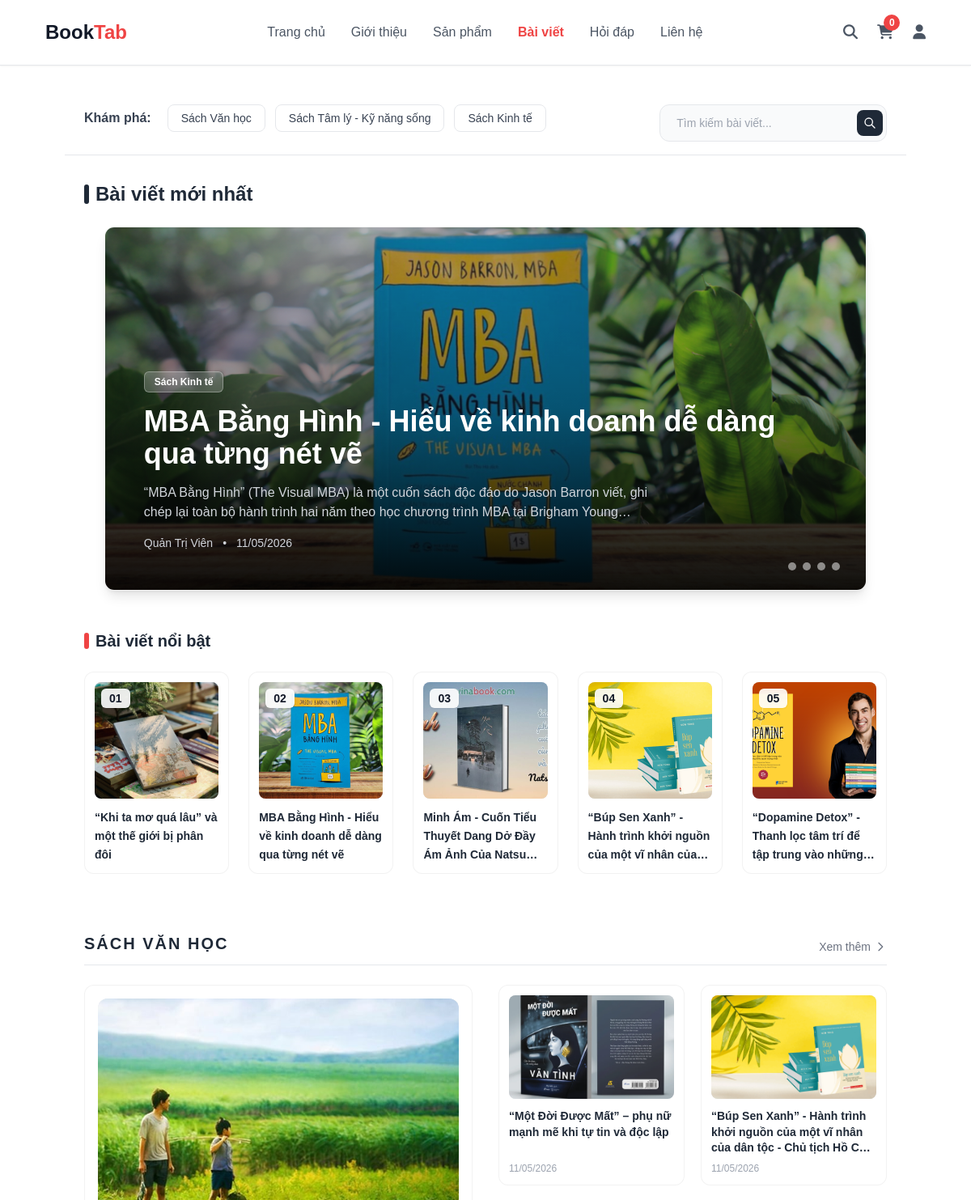
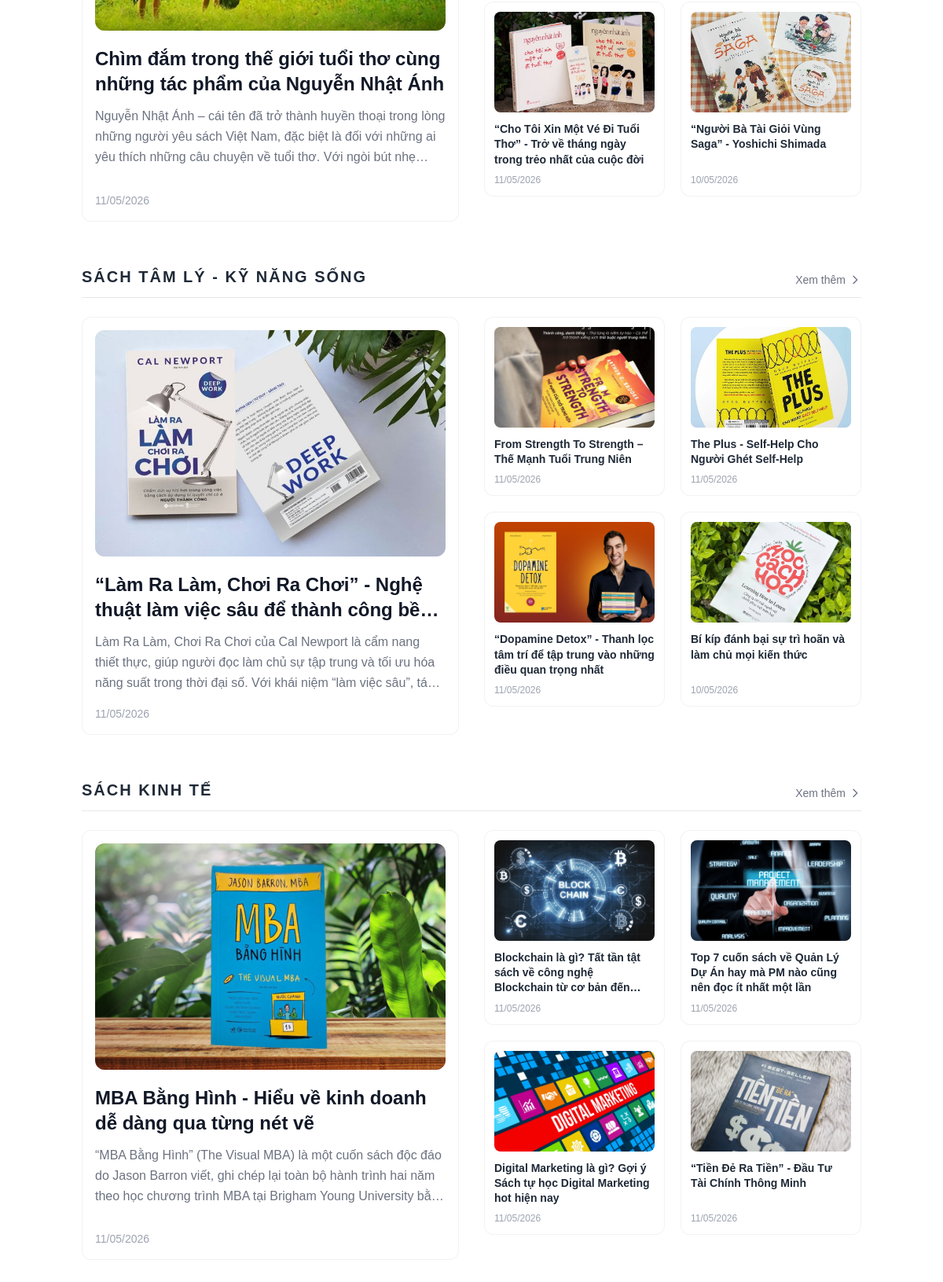
/public/bai-viet, run on the app's committed database (2 pictures, top to bottom).
### tables this page shows
CREATE TABLE loai_bai_viet (
    ma_loai BIGINT AUTO_INCREMENT PRIMARY KEY,
    ten_loai VARCHAR(255) NOT NULL,
    slug VARCHAR(255) UNIQUE,
    trang_thai VARCHAR(50) DEFAULT 'active',
    loai_cha BIGINT,
    FOREIGN KEY (loai_cha) REFERENCES loai_bai_viet(ma_loai) ON DELETE SET NULL
);

CREATE TABLE bai_viet (
    ma_bai_viet BIGINT AUTO_INCREMENT PRIMARY KEY,
    tieu_de VARCHAR(255) NOT NULL,
    tom_tat TEXT,
    noi_dung TEXT NOT NULL,
    thumbnail_url VARCHAR(500),
    luot_xem INT DEFAULT 0,
    trang_thai VARCHAR(50) DEFAULT 'ban_nhap',
    ngay_dang DATETIME DEFAULT CURRENT_TIMESTAMP,
    ngay_cap_nhat DATETIME DEFAULT CURRENT_TIMESTAMP ON UPDATE CURRENT_TIMESTAMP,
    slug VARCHAR(255) UNIQUE,
    ma_loai BIGINT,
    administrator_userid BIGINT NOT NULL,
    FOREIGN KEY (ma_loai) REFERENCES loai_bai_viet(ma_loai) ON DELETE SET NULL,
    FOREIGN KEY (administrator_userid) REFERENCES administrator(userid) ON DELETE CASCADE
);

### app/views/pages/News.php (the view, shortened to what the rows shown need)
<?php
$latestNews = $latestNews ?? [];
$trendingNews = $trendingNews ?? [];
$categoriesWithNews = $categoriesWithNews ?? [];
if (!function_exists('booktab_news_thumbnail_url')) {
    function booktab_news_thumbnail_url($thumbnailUrl) {
        $thumbnailUrl = trim((string) $thumbnailUrl);
        $thumbnailUrl = str_replace('\\', '/', $thumbnailUrl);
        $thumbnailUrl = ltrim($thumbnailUrl, '/');
        return BASE_URL . '/public/' . $thumbnailUrl;
    }
}
?>
<div
    id="discoverBar"
    class="mb-8 bg-white/80 backdrop-blur-md border-b border-gray-200 relative z-40"
>
    <section class="max-w-7xl mx-auto px-4 sm:px-6 py-4">
        <div class="grid grid-cols-1 lg:grid-cols-10 gap-6 items-start">
            <div class="lg:col-span-7">
                <div class="flex flex-wrap items-center gap-3">
                    <?php if (!empty($categoriesWithNews)): ?>
                        <?php foreach ($categoriesWithNews as $cat): ?>
                            <a
                                href="#<?php echo htmlspecialchars($cat['slug'] ?? ('category-' . $cat['ma_loai']), ENT_QUOTES, 'UTF-8'); ?>"
                                class="px-4 py-1.5 rounded-lg flex items-center gap-2 hover:bg-gray-100 transition-colors group cursor-pointer border border-gray-200 bg-white"
                            >
                                <span class="font-medium text-sm text-gray-700">
                                    <?php echo htmlspecialchars($cat['ten_loai']); ?>
                                </span>
                            </a>
                        <?php endforeach; ?>
                    <?php endif; ?>
                </div>
            </div>
        </div>
    </section>
</div>
<section class="mb-12 max-w-7xl mx-auto px-4 sm:px-6">
    <h2 class="text-2xl font-bold text-gray-800 mb-6 flex items-center gap-2">
        <span class="w-1.5 h-6 bg-gray-800 rounded-full"></span>
        Bài viết mới nhất
    </h2>
    <div
        class="relative w-full lg:w-[95%] mx-auto h-[450px] rounded-2xl overflow-hidden group shadow-lg news-card"
    >
        <div id="sliderContainer" class="relative w-full h-full">
            <?php if (!empty($latestNews)): ?>
                <?php foreach ($latestNews as $index => $news): ?>
                    <?php
                        $slug = urlencode($news['slug'] ?? '');
                        $detailUrl = BASE_URL . "/public/bai-viet/{$slug}";
                        $jsAction = "window.location='" . $detailUrl . "'";
                    ?>
                    <article
                        class="slide absolute inset-0 transition-opacity duration-700 ease-in-out
                            <?php echo $index === 0 ? 'opacity-100 z-20' : 'opacity-0 z-10'; ?>
                            cursor-pointer"
                        onclick="<?php echo htmlspecialchars($jsAction, ENT_QUOTES, 'UTF-8'); ?>"
                    >
                        <?php if (!empty($news['thumbnail_url'])): ?>
                            <img
                                src="<?php echo htmlspecialchars(booktab_news_thumbnail_url($news['thumbnail_url']), ENT_QUOTES, 'UTF-8'); ?>"
                                alt="<?php echo htmlspecialchars($news['tieu_de']); ?>"
                                class="absolute inset-0 w-full h-full object-cover opacity-70"
                            >
                        <?php endif; ?>
                        <div class="absolute inset-0 bg-gradient-to-t from-black/90 via-black/30 to-transparent"></div>
                        <div class="absolute bottom-0 left-0 w-full p-8 md:p-12 text-white">
                            <span class="inline-block px-3 py-1 bg-white/20 backdrop-blur text-xs font-semibold rounded-md mb-4 border border-white/30">
                                <?php echo htmlspecialchars($news['ten_loai'] ?? 'Tin tức'); ?>
                            </span>
                            <h3 class="text-3xl md:text-4xl font-bold mb-4 leading-tight">
                                <?php echo htmlspecialchars($news['tieu_de']); ?>
                            </h3>
                            <p class="text-gray-300 text-sm md:text-base line-clamp-2 mb-4 w-3/4">
                                <?php echo htmlspecialchars($news['tom_tat'] ?? ''); ?>
                            </p>
                            <div class="text-sm text-gray-300 flex items-center gap-3 font-medium">
                                <span>
                                    <?php echo htmlspecialchars($news['ho_ten'] ?? 'BookTab'); ?>
                                </span>
                                <span>•</span>
                                <span>
                                    <?php echo date('d/m/Y', strtotime($news['ngay_dang'] ?? 'now')); ?>
                                </span>
                            </div>
                        </div>
                    </article>
                <?php endforeach; ?>
            <?php endif; ?>
        </div>
    </div>
</section>
<section class="mb-14 max-w-7xl mx-auto px-4 sm:px-6">
    <div class="flex items-center justify-between mb-6">
        <h2 class="text-xl font-bold text-gray-800 flex items-center gap-2">
            <span class="w-1.5 h-5 bg-red-500 rounded-full"></span>
            Bài viết nổi bật
        </h2>
    </div>
    <div class="flex overflow-x-auto hide-scroll snap-x gap-6 pb-4 lg:grid lg:grid-cols-5 lg:overflow-visible">
        <?php if (!empty($trendingNews)): ?>
            <?php foreach ($trendingNews as $index => $news): ?>
                <?php
                    $slug = urlencode($news['slug'] ?? '');
                    $detailUrl = BASE_URL . "/public/bai-viet/{$slug}";
                    $jsAction = "window.location='" . $detailUrl . "'";
                ?>
                <article
                    class="snap-start shrink-0 w-[240px] lg:w-auto cursor-pointer group wave-glass news-card p-3"
                    onclick="<?php echo htmlspecialchars($jsAction, ENT_QUOTES, 'UTF-8'); ?>"
                >
                    <div class="relative h-36 bg-gray-200 rounded-lg mb-3 overflow-hidden">
                        <?php if (!empty($news['thumbnail_url'])): ?>
                            <img
                                src="<?php echo htmlspecialchars(booktab_news_thumbnail_url($news['thumbnail_url']), ENT_QUOTES, 'UTF-8'); ?>"
                                alt="<?php echo htmlspecialchars($news['tieu_de']); ?>"
                                class="w-full h-full object-cover"
                            >
                        <?php endif; ?>
                        <div class="absolute top-2 left-2 bg-white/90 backdrop-blur text-gray-900 font-bold text-sm px-2.5 py-0.5 rounded-md shadow-sm z-10">
                            <?php echo str_pad((string) ($index + 1), 2, '0', STR_PAD_LEFT); ?>
                        </div>
                    </div>
                    <h3 class="font-semibold text-gray-800 line-clamp-3 text-sm leading-relaxed">
                        <?php echo htmlspecialchars($news['tieu_de']); ?>
                    </h3>
                </article>
            <?php endforeach; ?>
        <?php endif; ?>
    </div>
</section>
<div id="categories-sections" class="flex flex-col gap-14 mt-8 max-w-7xl mx-auto px-4 sm:px-6">
    <?php foreach ($categoriesWithNews as $category): ?>
        <?php
            $categoryPosts = $category['danh_sach_bai_viet'] ?? [];
            $featuredCategoryNews = $categoryPosts[0] ?? null;
            $otherCategoryNews = array_slice($categoryPosts, 1, 4);
        ?>
        <section
            id="<?php echo htmlspecialchars($category['slug'] ?? ('category-' . $category['ma_loai']), ENT_QUOTES, 'UTF-8'); ?>"
            class="scroll-mt-36"
        >
            <div class="flex justify-between items-end border-b border-gray-200 pb-3 mb-6">
                <h2 class="text-xl font-bold text-gray-800 uppercase tracking-widest">
                    <?php echo htmlspecialchars($category['ten_loai']); ?>
                </h2>
                <a
                    href="<?php echo BASE_URL; ?>/public/danh-muc/<?php echo urlencode($category['slug'] ?? ('category-' . $category['ma_loai'])); ?>"
                    class="text-sm font-medium text-gray-500 hover:text-gray-900 flex items-center gap-1 transition-colors"
                >
                    Xem thêm
                    <svg
                        class="w-4 h-4"
                        fill="none"
                        stroke="currentColor"
                        viewBox="0 0 24 24"
                    >
                        <path
                            stroke-linecap="round"
                            stroke-linejoin="round"
                            stroke-width="2"
                            d="M9 5l7 7-7 7"
                        >
                        </path>
                    </svg>
                </a>
            </div>
            <?php if (!empty($categoryPosts)): ?>
                <div class="grid grid-cols-1 lg:grid-cols-2 gap-8">
                    <?php if ($featuredCategoryNews !== null): ?>
                        <?php
                            $slug = urlencode($featuredCategoryNews['slug'] ?? '');
                            $detailUrl = BASE_URL . "/public/bai-viet/{$slug}";
                            $jsAction = "window.location='" . $detailUrl . "'";
                        ?>
                        <article
                            class="flex flex-col cursor-pointer group wave-glass news-card p-4 lg:row-span-2"
                            onclick="<?php echo htmlspecialchars($jsAction, ENT_QUOTES, 'UTF-8'); ?>"
                        >
                            <div class="h-72 bg-gray-200 rounded-xl mb-5 w-full overflow-hidden">
                                <?php if (!empty($featuredCategoryNews['thumbnail_url'])): ?>
                                    <img
                                        src="<?php echo htmlspecialchars(booktab_news_thumbnail_url($featuredCategoryNews['thumbnail_url']), ENT_QUOTES, 'UTF-8'); ?>"
                                        alt="<?php echo htmlspecialchars($featuredCategoryNews['tieu_de']); ?>"
                                        class="w-full h-full object-cover"
                                    >
                                <?php endif; ?>
                            </div>
                            <h3 class="text-2xl font-bold mb-3 line-clamp-2 text-gray-900">
                                <?php echo htmlspecialchars($featuredCategoryNews['tieu_de']); ?>
                            </h3>
                            <p class="text-gray-500 text-base line-clamp-3 mb-4 leading-relaxed">
                                <?php echo htmlspecialchars($featuredCategoryNews['tom_tat'] ?? ''); ?>
                            </p>
                            <span class="text-sm text-gray-400 mt-auto font-medium">
                                <?php echo date('d/m/Y', strtotime($featuredCategoryNews['ngay_dang'])); ?>
                            </span>
                        </article>
                    <?php endif; ?>
                    <div class="grid grid-cols-2 gap-5">
                        <?php if (!empty($otherCategoryNews)): ?>
                            <?php foreach ($otherCategoryNews as $news): ?>
                                <?php
                                    $slug = urlencode($news['slug'] ?? '');
                                    $detailUrl = BASE_URL . "/public/bai-viet/{$slug}";
                                    $jsAction = "window.location='" . $detailUrl . "'";
                                ?>
                                <article
                                    class="cursor-pointer group flex flex-col wave-glass news-card p-3"
                                    onclick="<?php echo htmlspecialchars($jsAction, ENT_QUOTES, 'UTF-8'); ?>"
                                >
                                    <div class="h-32 bg-gray-200 rounded-lg mb-3 w-full overflow-hidden">
                                        <?php if (!empty($news['thumbnail_url'])): ?>
                                            <img
                                                src="<?php echo htmlspecialchars(booktab_news_thumbnail_url($news['thumbnail_url']), ENT_QUOTES, 'UTF-8'); ?>"
                                                alt="<?php echo htmlspecialchars($news['tieu_de']); ?>"
                                                class="w-full h-full object-cover"
                                            >
                                        <?php endif; ?>
                                    </div>
                                    <h4 class="text-sm font-semibold line-clamp-3 leading-snug text-gray-800 mb-2">
                                        <?php echo htmlspecialchars($news['tieu_de']); ?>
                                    </h4>
                                    <span class="text-xs text-gray-400 mt-auto">
                                        <?php echo date('d/m/Y', strtotime($news['ngay_dang'])); ?>
                                    </span>
                                </article>
                            <?php endforeach; ?>
                        <?php endif; ?>
                    </div>
                </div>
            <?php endif; ?>
        </section>
    <?php endforeach; ?>
</div>

### data on the page
loai_bai_viet: ten_loai "Sách Văn học", ten_loai "SÁCH VĂN HỌC", bai_viet.thumbnail_url (picture)
loai_bai_viet: ten_loai "Sách Tâm lý - Kỹ năng sống", ten_loai "SÁCH TÂM LÝ - KỸ NĂNG SỐNG", bai_viet.thumbnail_url (picture)
loai_bai_viet: ten_loai "Sách Kinh tế", ten_loai "SÁCH KINH TẾ", bai_viet.thumbnail_url (picture)
bai_viet: thumbnail_url (picture), ma_loai.ten_loai "Sách Kinh tế", tieu_de "MBA Bằng Hình - Hiểu về kinh doanh dễ dàng qua từng nét vẽ", tom_tat "“MBA Bằng Hình” (The Visual MBA) là một cuốn sách độc đáo do Jason Barron viết, ghi chép lại toàn bộ hành trình hai năm theo học chương trình MBA tại Brigham…", ho_ten "Quản Trị Viên", ngay_dang "11/05/2026", index "02", tom_tat "“MBA Bằng Hình” (The Visual MBA) là một cuốn sách độc đáo do Jason Barron viết, ghi chép lại toàn bộ hành trình hai năm theo học chương trình MBA tại Brigham Young University…"
bai_viet: thumbnail_url (picture), index "01", tieu_de "“Khi ta mơ quá lâu” và một thế giới bị phân đôi"
bai_viet: thumbnail_url (picture), index "03", tieu_de "Minh Ám - Cuốn Tiểu Thuyết Dang Dở Đầy Ám Ảnh Của…"
bai_viet: thumbnail_url (picture), index "04", tieu_de "“Búp Sen Xanh” - Hành trình khởi nguồn của một vĩ nhân…", tieu_de "“Búp Sen Xanh” - Hành trình khởi nguồn của một vĩ nhân của dân tộc - Chủ tịch Hồ…", ngay_dang "11/05/2026"
bai_viet: thumbnail_url (picture), index "05", tieu_de "“Dopamine Detox” - Thanh lọc tâm trí để tập trung vào…", tieu_de "“Dopamine Detox” - Thanh lọc tâm trí để tập trung vào những điều quan trọng nhất", ngay_dang "11/05/2026"
bai_viet: tieu_de "Chìm đắm trong thế giới tuổi thơ cùng những tác phẩm của Nguyễn Nhật Ánh", tom_tat "Nguyễn Nhật Ánh – cái tên đã trở thành huyền thoại trong lòng những người yêu sách Việt Nam, đặc biệt là đối với những ai yêu thích những câu chuyện về tuổi thơ. Với ngòi bút…", ngay_dang "11/05/2026"
bai_viet: thumbnail_url (picture), tieu_de "“Một Đời Được Mất” – phụ nữ mạnh mẽ khi tự tin và độc lập", ngay_dang "11/05/2026"
bai_viet: thumbnail_url (picture), tieu_de "“Cho Tôi Xin Một Vé Đi Tuổi Thơ” - Trở về tháng ngày trong trẻo nhất của cuộc đời", ngay_dang "11/05/2026"
bai_viet: thumbnail_url (picture), tieu_de "“Người Bà Tài Giỏi Vùng Saga” - Yoshichi Shimada", ngay_dang "10/05/2026"
bai_viet: tieu_de "“Làm Ra Làm, Chơi Ra Chơi” - Nghệ thuật làm việc sâu để thành công…", tom_tat "Làm Ra Làm, Chơi Ra Chơi của Cal Newport là cẩm nang thiết thực, giúp người đọc làm chủ sự tập trung và tối ưu hóa năng suất trong thời đại số. Với khái niệm “làm việc sâu”,…", ngay_dang "11/05/2026"
bai_viet: thumbnail_url (picture), tieu_de "From Strength To Strength – Thế Mạnh Tuổi Trung Niên", ngay_dang "11/05/2026"
bai_viet: thumbnail_url (picture), tieu_de "The Plus - Self-Help Cho Người Ghét Self-Help", ngay_dang "11/05/2026"
bai_viet: thumbnail_url (picture), tieu_de "Bí kíp đánh bại sự trì hoãn và làm chủ mọi kiến thức", ngay_dang "10/05/2026"
bai_viet: thumbnail_url (picture), tieu_de "Blockchain là gì? Tất tần tật sách về công nghệ Blockchain từ cơ bản…", ngay_dang "11/05/2026"
bai_viet: thumbnail_url (picture), tieu_de "Top 7 cuốn sách về Quản Lý Dự Án hay mà PM nào cũng nên đọc ít nhất một lần", ngay_dang "11/05/2026"
bai_viet: thumbnail_url (picture), tieu_de "Digital Marketing là gì? Gợi ý Sách tự học Digital Marketing hot hiện nay", ngay_dang "11/05/2026"
bai_viet: thumbnail_url (picture), tieu_de "“Tiền Đẻ Ra Tiền” - Đầu Tư Tài Chính Thông Minh", ngay_dang "11/05/2026"
